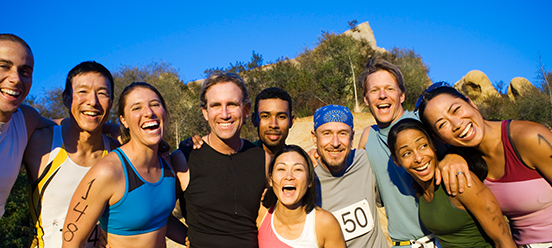
#> input picture people.jpg, 552 x 248 px
$ python detect_face.py
#> lines starting #> are read from the running program, lines starting #| are printed output that depends on the picture
import cv2


def detect_faces(image):
    FACE_CASCADE = cv2.CascadeClassifier("lbpcascade_frontalface.xml")
    image_grey = cv2.cvtColor(image, cv2.COLOR_BGR2GRAY)
    faces = FACE_CASCADE.detectMultiScale(image_grey, scaleFactor=1.16, minNeighbors=5, minSize=(25, 25), flags=0)
    return faces


image = cv2.imread('people.jpg')
#> image is the input picture: shape (248, 552, 3); mean B, G, R 121, 111.4, 98.4
faces = detect_faces(image)
#> in detect_faces, `image_grey = cv2.cvtColor(image, cv2.COLOR_BGR2GRAY)`:
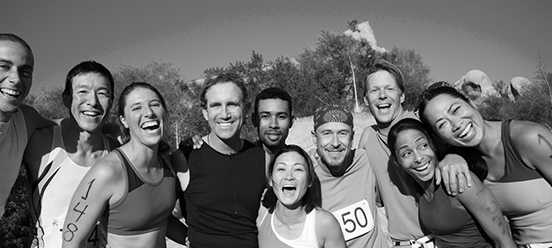
#> image_grey: shape (248, 552); min 0, max 255, mean 108.6
#> in detect_faces, `faces = FACE_CASCADE.detectMultiScale(image_grey, scaleFactor=1.16, mi..`: faces = [[364, 74, 38, 38], [313, 117, 43, 43], [198, 85, 51, 51], [250, 98, 46, 46], [66, 72, 50, 50], [265, 150, 49, 49]]
for x, y, w, h in faces:
    cv2.imshow("Face", image[y - 10:y + h + 10, x - 10:x + w + 10])
    cv2.waitKey()
#> this loop made 6 passes
#> pass 1, `cv2.imshow("Face", image[y - 10:y + h + 10, x - 10:x + w + 10])`:
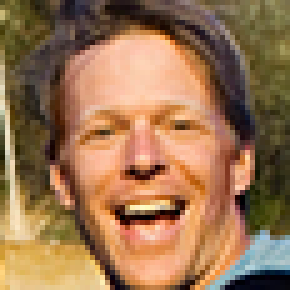
#> window 'Face': shape (58, 58, 3) (shown 5 times larger); mean B, G, R 81.4, 116, 154.8
#> pass 2, `cv2.imshow("Face", image[y - 10:y + h + 10, x - 10:x + w + 10])`:
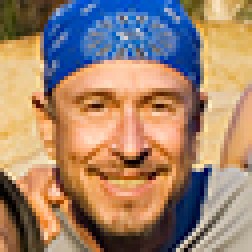
#> window 'Face': shape (63, 63, 3) (shown 4 times larger); mean B, G, R 110, 132, 160.5

$ run again, with test.jpg copied over people.jpg
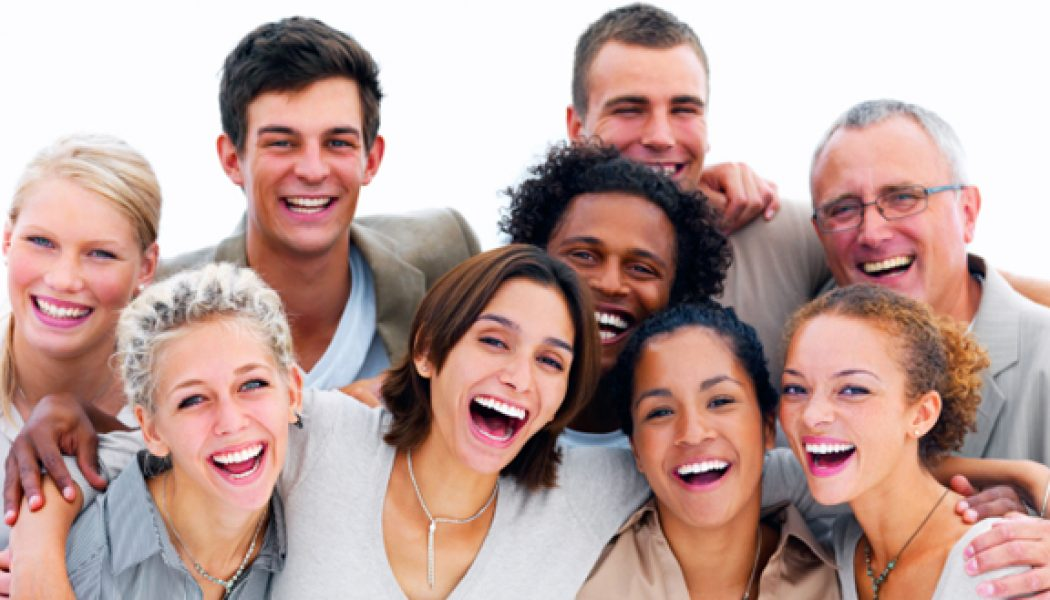
#> input picture test.jpg, 1050 x 600 px
#> image is the input picture: shape (600, 1050, 3); mean B, G, R 155.7, 161.3, 190
#> in detect_faces, `image_grey = cv2.cvtColor(image, cv2.COLOR_BGR2GRAY)`:
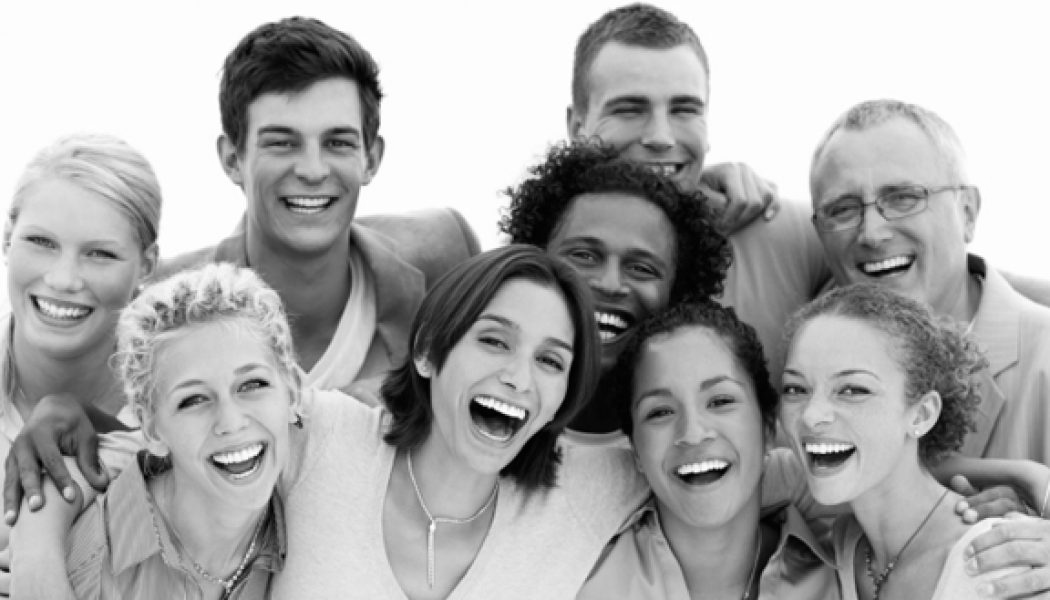
#> image_grey: shape (600, 1050); min 0, max 255, mean 169.2
#> in detect_faces, `faces = FACE_CASCADE.detectMultiScale(image_grey, scaleFactor=1.16, mi..`: faces = [[585, 52, 145, 145], [232, 81, 158, 158], [4, 193, 143, 143], [542, 204, 147, 147], [743, 327, 167, 167], [609, 339, 170, 170], [141, 325, 174, 174]]
#> the loop `for x, y, w, h in faces:` made 7 passes
#> pass 2, `cv2.imshow("Face", image[y - 10:y + h + 10, x - 10:x + w + 10])`:
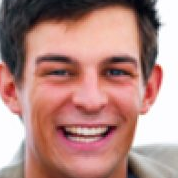
#> window 'Face': shape (178, 178, 3); mean B, G, R 130.6, 136.9, 180.5
